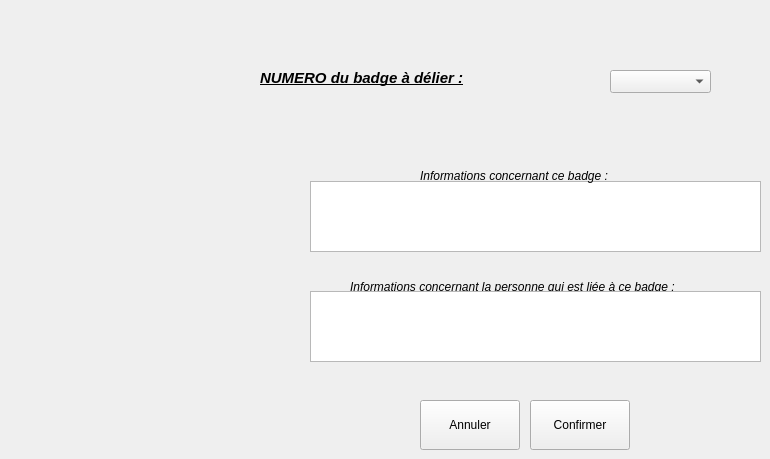
      <widget class="QWidget" name="tab_11">
       <attribute name="title">
        <string>Désaffecter un badge à une personne</string>
       </attribute>
       <widget class="QTextEdit" name="txtInfoBadgeDelier">
        <property name="geometry">
         <rect>
          <x>310</x>
          <y>181</y>
          <width>451</width>
          <height>71</height>
         </rect>
        </property>
       </widget>
       <widget class="QLabel" name="label_41">
        <property name="geometry">
         <rect>
          <x>350</x>
          <y>276</y>
          <width>411</width>
          <height>21</height>
         </rect>
        </property>
        <property name="font">
         <font>
          <weight>50</weight>
          <italic>true</italic>
          <bold>false</bold>
          <underline>false</underline>
         </font>
        </property>
        <property name="text">
         <string>Informations concernant la personne qui est liée à ce badge :</string>
        </property>
       </widget>
       <widget class="QPushButton" name="btOkDelier">
        <property name="geometry">
         <rect>
          <x>530</x>
          <y>400</y>
          <width>100</width>
          <height>50</height>
         </rect>
        </property>
        <property name="text">
         <string>Confirmer</string>
        </property>
        <property name="icon">
         <iconset>
          <normaloff>../../../Projet_Config a test/ressources/bt_ok.png</normaloff>../../../Projet_Config a test/ressources/bt_ok.png</iconset>
        </property>
       </widget>
       <widget class="QPushButton" name="btAnnulerDelier">
        <property name="geometry">
         <rect>
          <x>420</x>
          <y>400</y>
          <width>100</width>
          <height>50</height>
         </rect>
        </property>
        <property name="text">
         <string>Annuler</string>
        </property>
        <property name="icon">
         <iconset>
          <normaloff>../../../Projet_Config a test/ressources/ButtonClose.png</normaloff>../../../Projet_Config a test/ressources/ButtonClose.png</iconset>
        </property>
       </widget>
       <widget class="QLabel" name="label_30">
        <property name="geometry">
         <rect>
          <x>420</x>
          <y>160</y>
          <width>241</width>
          <height>31</height>
         </rect>
        </property>
        <property name="font">
         <font>
          <weight>50</weight>
          <italic>true</italic>
          <bold>false</bold>
          <underline>false</underline>
         </font>
        </property>
        <property name="text">
         <string>Informations concernant ce badge :</string>
        </property>
       </widget>
       <widget class="QComboBox" name="cBoxBadgeSupp">
        <property name="geometry">
         <rect>
          <x>610</x>
          <y>70</y>
          <width>101</width>
          <height>23</height>
         </rect>
        </property>
       </widget>
       <widget class="QTextEdit" name="txtInfoPersonneDelier">
        <property name="geometry">
         <rect>
          <x>310</x>
          <y>291</y>
          <width>451</width>
          <height>71</height>
         </rect>
        </property>
       </widget>
       <widget class="QLabel" name="label_238">
        <property name="geometry">
         <rect>
          <x>260</x>
          <y>70</y>
          <width>341</width>
          <height>16</height>
         </rect>
        </property>
        <property name="font">
         <font>
          <pointsize>11</pointsize>
          <weight>75</weight>
          <italic>true</italic>
          <bold>true</bold>
          <underline>true</underline>
         </font>
        </property>
        <property name="text">
         <string>NUMERO du badge à délier :</string>
        </property>
       </widget>
      </widget>
